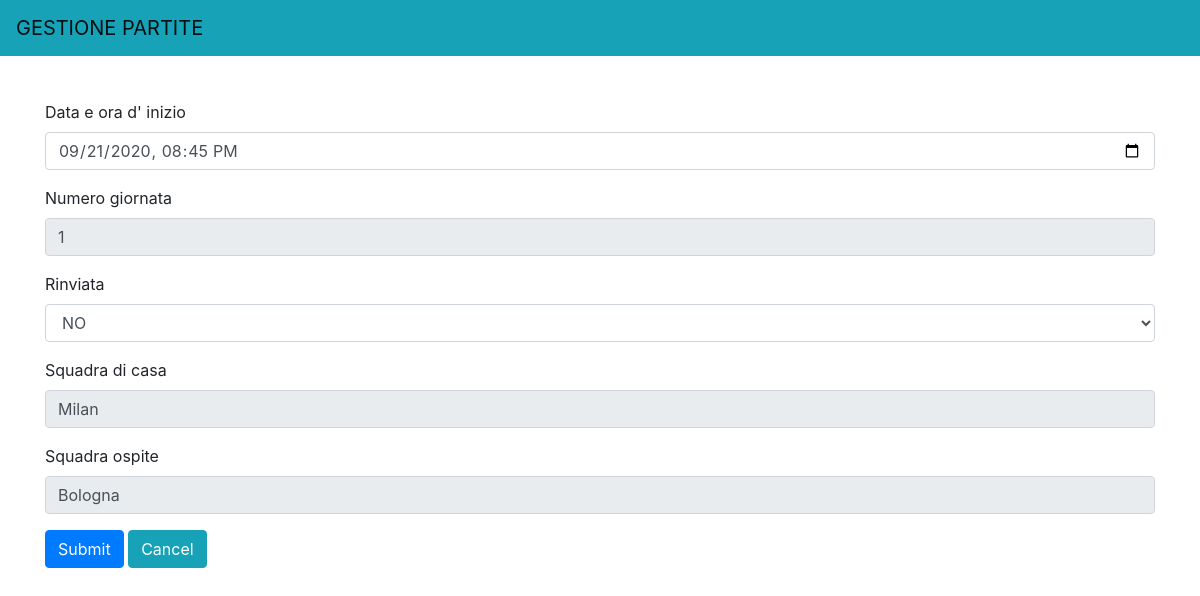
The app's page /Fantasoccer/GestionePartite/viewPartita.update.php?numero_giornata=1&id_squadra_serieA_casa=1&id_squadra_serieA_trasferta=11 (signed in) with its own data.
### tables this page shows
CREATE TABLE `partita_seriea` (
  `data_ora_inizio` datetime DEFAULT NULL,
  `rinviataSN` enum('S','N') NOT NULL,
  `numero_giornata` int(11) NOT NULL,
  `id_squadra_serieA_casa` int(11) NOT NULL,
  `id_squadra_serieA_trasferta` int(11) NOT NULL
);

CREATE TABLE `squadra_seriea` (
  `id_squadra_serieA` int(11) NOT NULL,
  `nome` varchar(100) NOT NULL,
  `stemma` longblob
);

### Fantasoccer/Fantacalcio.php (called while the page is built, shortened)
<?php
class Fantacalcio
{
    public static function getNomeStemmaSquadra($id_squadra_serieA)
    {
        $conn = Database::getConnection();
        $query = "SELECT nome, stemma FROM Squadra_serieA  WHERE id_squadra_serieA=?";
        $stmt = $conn->prepare($query);
        $stmt->execute(array($id_squadra_serieA));
        $result = $stmt->fetch();
        if (!empty($result)) {
            return $result;
        } else {
            return NULL;
        }
    }
    public static function getPartitaSerieA($numeroGiornata, $id_squadra_serieA_casa, $id_squadra_serieA_ospite){
		$conn = Database::getConnection();
		$query = "SELECT * FROM Partita_SerieA WHERE numero_giornata = ? and id_squadra_serieA_casa = ? and id_squadra_serieA_trasferta = ?";
		$stmt = $conn->prepare($query);
		$stmt->execute(array($numeroGiornata, $id_squadra_serieA_casa, $id_squadra_serieA_ospite));
		$result = $stmt->fetch();
		if (!empty($result)) {
			return $result;
		} else {
			return NULL;
		}
	}
}

### Fantasoccer/GestionePartite/viewPartita.update.php (the view, shortened to what this page needs)
<?php
require_once('../Fantacalcio.php');
if (
  isset($_GET["numero_giornata"]) && isset($_GET["id_squadra_serieA_casa"]) && isset($_GET["id_squadra_serieA_trasferta"]) &&
  !empty($_GET["numero_giornata"]) && !empty($_GET["id_squadra_serieA_casa"]) && !empty($_GET["id_squadra_serieA_trasferta"])
) {
  $partita = Fantacalcio::getPartitaSerieA($_GET["numero_giornata"], $_GET["id_squadra_serieA_casa"], $_GET["id_squadra_serieA_trasferta"]);
}
?>
<!doctype html>
<html lang="it">
<head>
  <link rel="stylesheet" href="../bootstrap-4.3.1/css/bootstrap.min.css">
</head>
<body>
  <div class="container">
    <div class="fixed-top">
      <nav class="navbar navbar-light bg-info">
        <a class="navbar-brand" href="#">GESTIONE PARTITE</a>
      </nav>
    </div>
    <div style="margin-top:100px">
      <form method="POST" action="./updatePartita.php">
        <div class="form-group">
          <label for="inputDataOra">Data e ora d' inizio</label>
          <input type="datetime-local" class="form-control" id="dataOraInizio" name="dataOraInizio" <?php echo ('value=' . str_replace(' ', 'T', $partita["data_ora_inizio"])) ?>>
        </div>
        <div class="form-group">
          <label for="inputNumeroGiornata">Numero giornata</label>
          <input type="number" class="form-control" id="numeroGiornata" name="numero_giornata" min="1" <?php echo ('value=' . $partita["numero_giornata"]) ?> readonly>
        </div>
        <div class="form-group">
          <label for="inputRinviata">Rinviata</label>
          <select class="form-control" id="rinviata" name="rinviata">
            <option value="N" <?php if ($partita["rinviataSN"] == "N") {
                                echo ('selected');
                              } ?>>NO</option>
          </select>
        </div>
        <div class="form-group">
          <label for="inputSquadraCasa">Squadra di casa</label>
            <?php
            $squadra = Fantacalcio::getNomeStemmaSquadra($partita["id_squadra_serieA_casa"]);
            echo'<input type="text" class="form-control" id="input_id_squadra_serieA_casa" value="'.ucwords($squadra["nome"]).'" readonly >';
            ?>
        </div>
        <div class="form-group">
          <label for="inputHireDate">Squadra ospite</label>
            <?php
            $squadra = Fantacalcio::getNomeStemmaSquadra($partita["id_squadra_serieA_trasferta"]);
            echo'<input type="text" class="form-control" id="input_id_squadra_serieA_trasferta" value="'.ucwords($squadra["nome"]).'" readonly >';
            ?>
        </div>
        <button type="submit" class="btn btn-primary">Submit</button>
        <a href="./index.php" class="btn btn-info">Cancel</a>
      </form>
      <br><br><br><br>
</body>
</html>

### records on screen
partita_seriea: dataOraInizio "09/21/2020 20:45", numero_giornata "1", rinviata "NO"
squadra_seriea: nome "Milan"
squadra_seriea: nome "Bologna"
